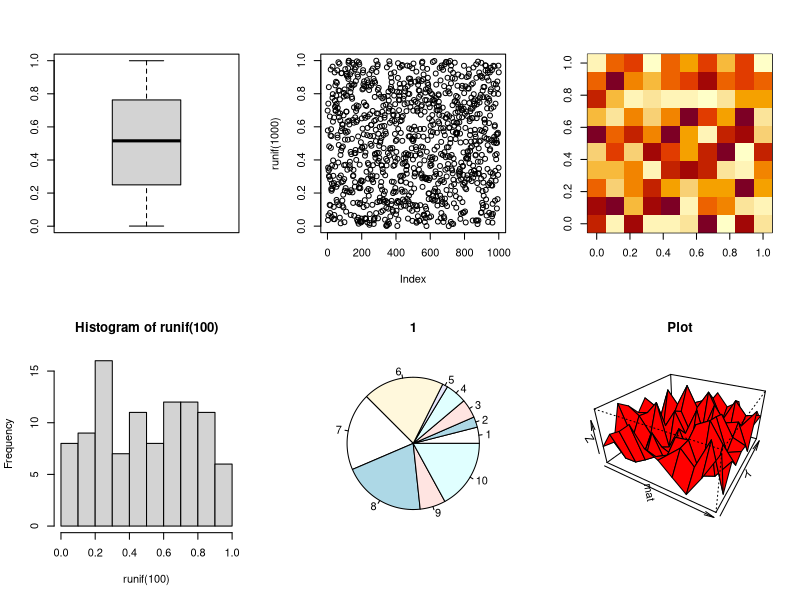
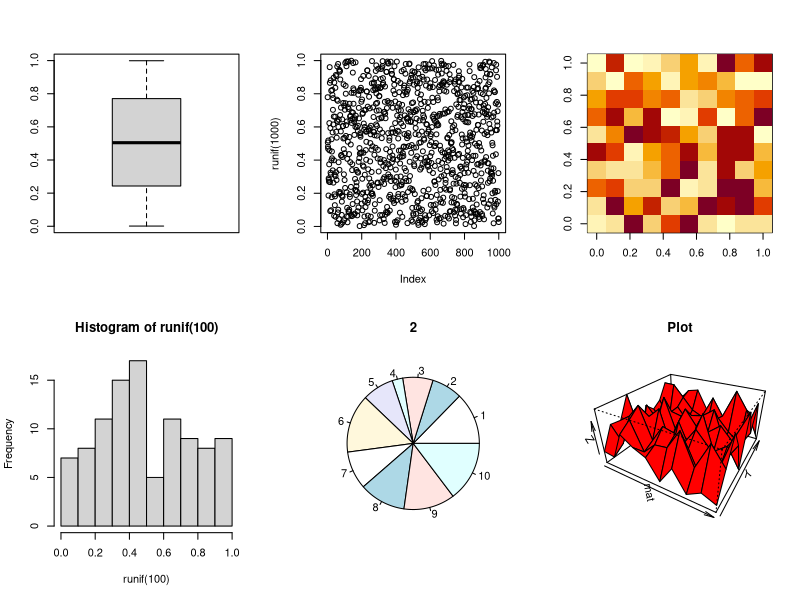
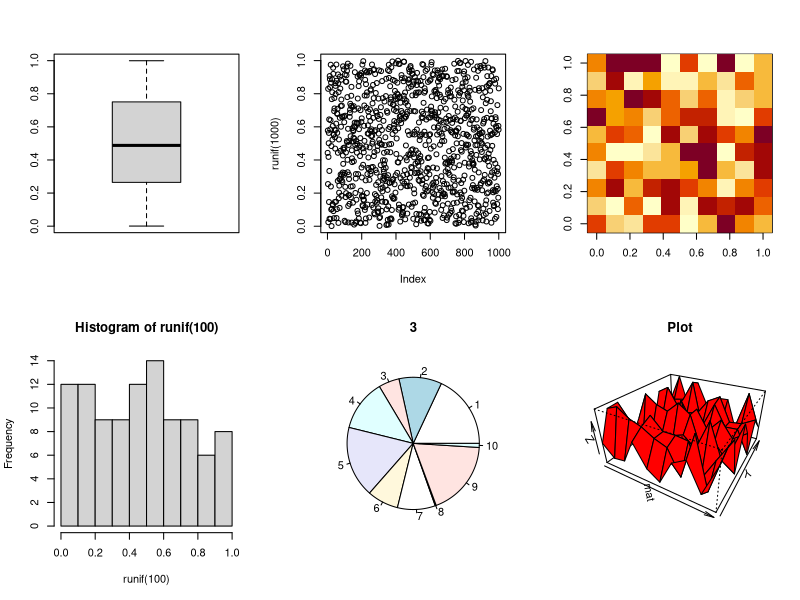
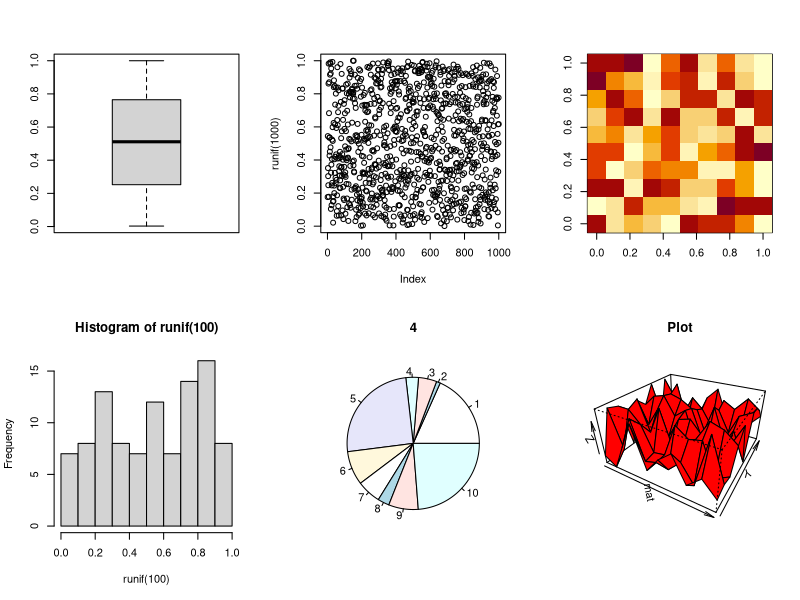
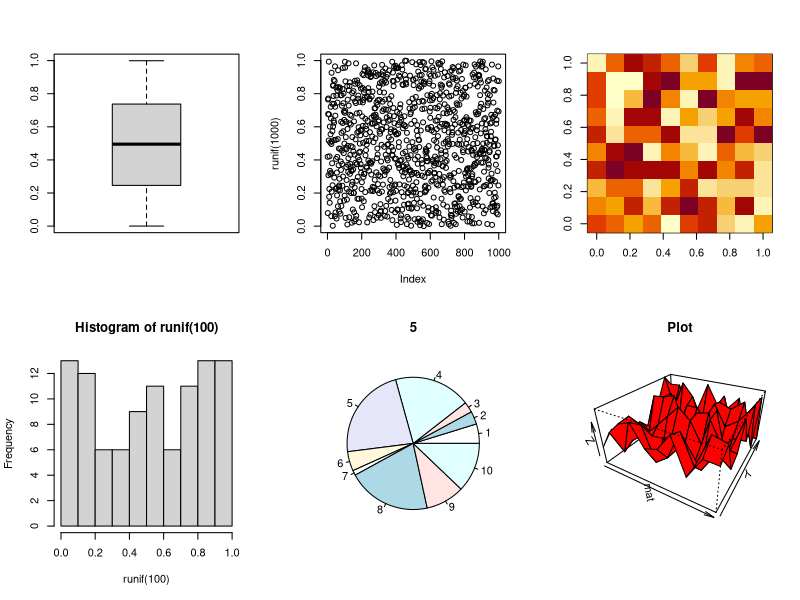
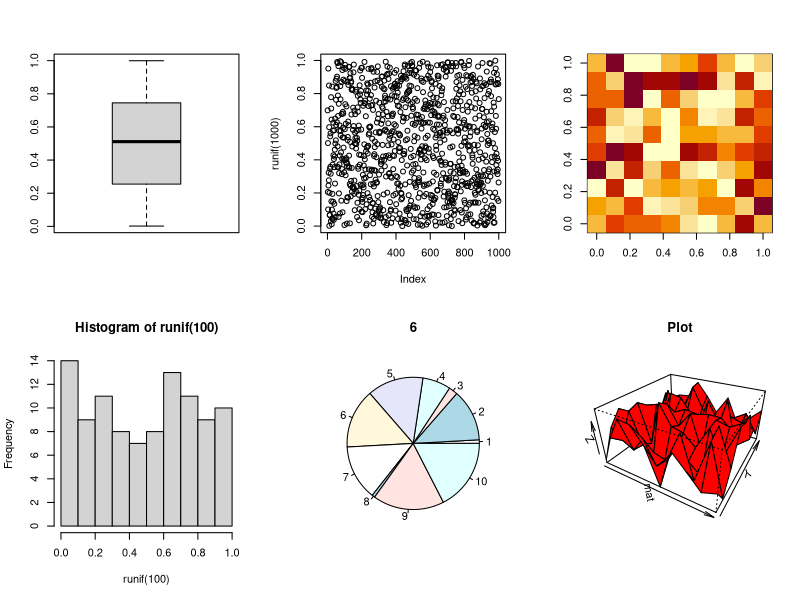
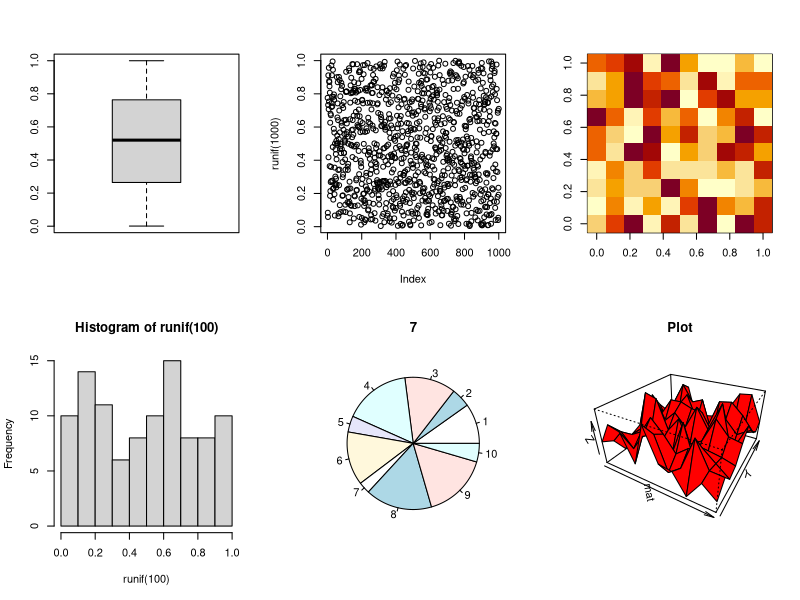
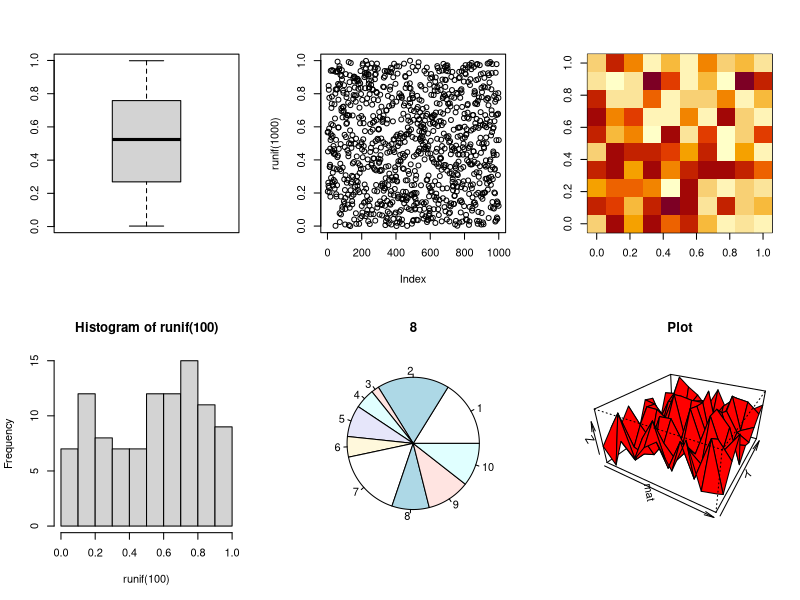

Source code (R) for these figures, in order:

renderPlot <- function() {
    for (x in (1:10)) {
        par(mfrow = c(2, 3))
        boxplot(runif(1000))
        plot(runif(1000))
        image(matrix(runif(100) * 2500, 10, 10), useRaster = TRUE)
        hist(runif(100))
        pie(runif(10), main = x)
        mat <- matrix(runif(100) * 2500, 10, 10)
        # contour(mat,main='Plot');
        persp(mat, main = "Plot", theta = 30, phi = 30, expand = 0.5, col = "red")
        
    }
}

renderPlot()

